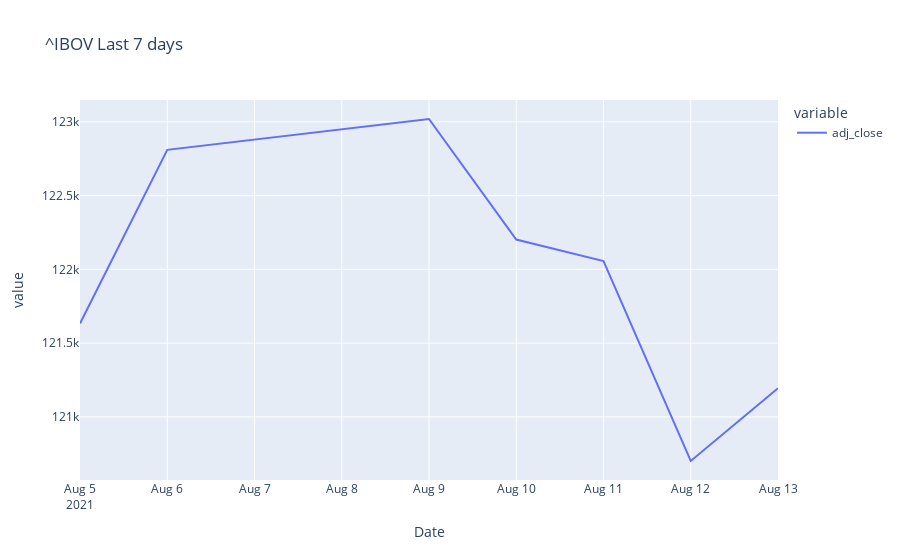

Write notebook code for a chart like this one.
### Code cell
px.line(data['adj_close'][-7:], title='^IBOV Last 7 days')

### Figure 1 — Plotly figure (JSON) as saved in the notebook; plotly's stock layout.template omitted (floating-point values rounded to 4 significant figures)
{"data": [{"hovertemplate": "variable=adj_close<br>Date=%{x}<br>value=%{y}<extra></extra>", "legendgroup": "adj_close", "line": {"color": "#636efa", "dash": "solid"}, "mode": "lines", "name": "adj_close", "orientation": "v", "showlegend": true, "type": "scatter", "x": ["2021-08-05T00:00:00", "2021-08-06T00:00:00", "2021-08-09T00:00:00", "2021-08-10T00:00:00", "2021-08-11T00:00:00", "2021-08-12T00:00:00", "2021-08-13T00:00:00"], "xaxis": "x", "y": [121633, 122810, 123019, 122202, 122056, 120701, 121194], "yaxis": "y"}], "layout": {"legend": {"title": {"text": "variable"}, "tracegroupgap": 0}, "title": {"text": "^IBOV Last 7 days"}, "xaxis": {"anchor": "y", "domain": [0, 1], "title": {"text": "Date"}}, "yaxis": {"anchor": "x", "domain": [0, 1], "title": {"text": "value"}}}}
